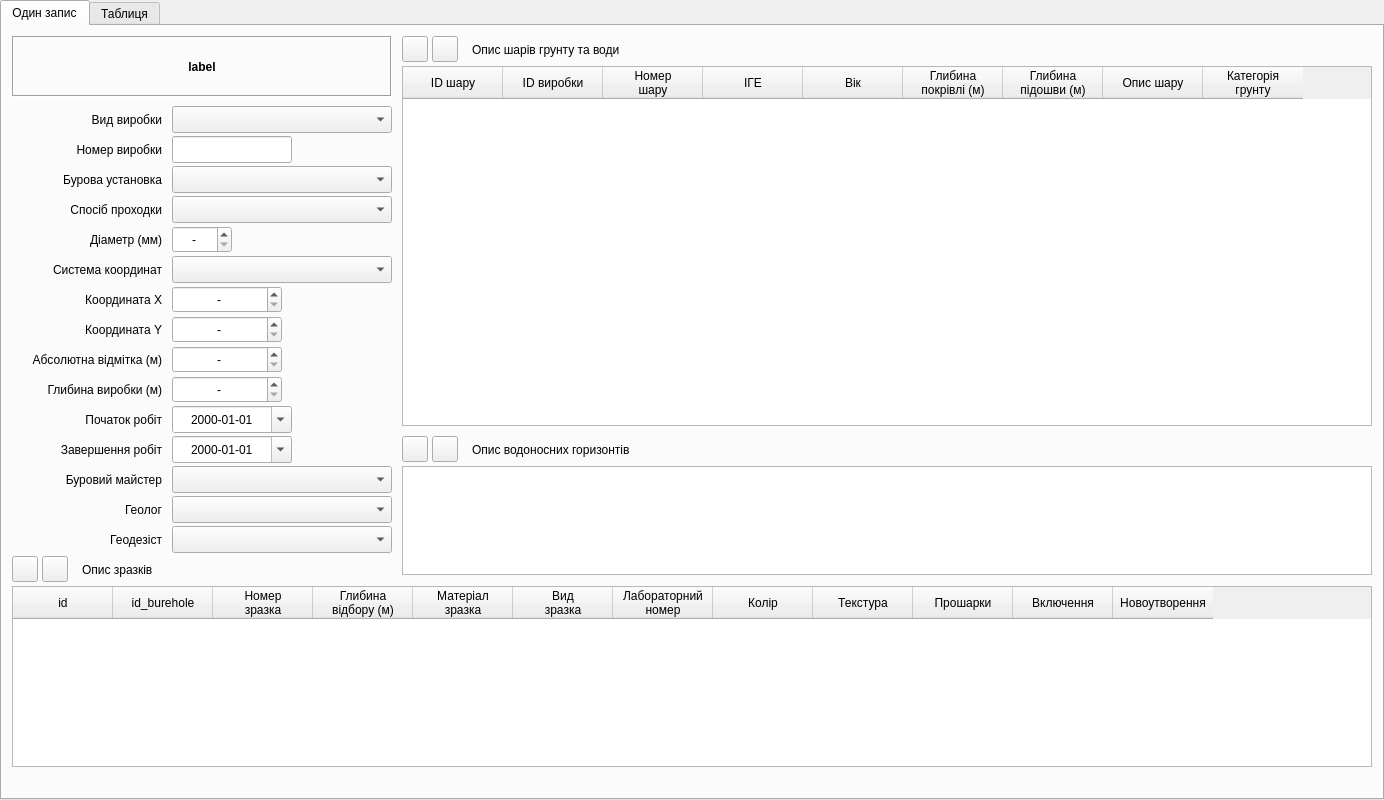
<?xml version="1.0" encoding="UTF-8"?>
<ui version="4.0">
 <class>Burehole_win</class>
 <widget class="QTabWidget" name="Burehole_win">
  <property name="geometry">
   <rect>
    <x>0</x>
    <y>0</y>
    <width>1384</width>
    <height>800</height>
   </rect>
  </property>
  <property name="windowTitle">
   <string>Характеристика виробки</string>
  </property>
  <property name="windowIcon">
   <iconset>
    <normaloff>../icons/16x16/applications-engineering.png</normaloff>../icons/16x16/applications-engineering.png</iconset>
  </property>
  <property name="locale">
   <locale language="Ukrainian" country="Ukraine"/>
  </property>
  <property name="currentIndex">
   <number>0</number>
  </property>
  <widget class="QWidget" name="tab">
   <attribute name="title">
    <string>Один запис</string>
   </attribute>
   <widget class="QToolButton" name="toolButton_3">
    <property name="geometry">
     <rect>
      <x>10</x>
      <y>530</y>
      <width>26</width>
      <height>26</height>
     </rect>
    </property>
    <property name="toolTip">
     <string>Додати рядок до таблиці опису зразків</string>
    </property>
    <property name="statusTip">
     <string>Додавання рядка до таблиці опису зразків</string>
    </property>
    <property name="text">
     <string/>
    </property>
    <property name="icon">
     <iconset>
      <normaloff>../icons/16x16/list-add.png</normaloff>../icons/16x16/list-add.png</iconset>
    </property>
   </widget>
   <widget class="QLabel" name="label_9">
    <property name="geometry">
     <rect>
      <x>10</x>
      <y>350</y>
      <width>150</width>
      <height>27</height>
     </rect>
    </property>
    <property name="text">
     <string>Глибина виробки (м)</string>
    </property>
    <property name="alignment">
     <set>Qt::AlignRight|Qt::AlignTrailing|Qt::AlignVCenter</set>
    </property>
   </widget>
   <widget class="QDoubleSpinBox" name="doubleSpinBox_2">
    <property name="geometry">
     <rect>
      <x>170</x>
      <y>290</y>
      <width>110</width>
      <height>27</height>
     </rect>
    </property>
    <property name="locale">
     <locale language="C" country="AnyCountry"/>
    </property>
    <property name="alignment">
     <set>Qt::AlignCenter</set>
    </property>
    <property name="buttonSymbols">
     <enum>QAbstractSpinBox::UpDownArrows</enum>
    </property>
    <property name="specialValueText">
     <string>-</string>
    </property>
    <property name="minimum">
     <double>0.000000000000000</double>
    </property>
    <property name="maximum">
     <double>9999999.990000000223517</double>
    </property>
    <property name="singleStep">
     <double>0.010000000000000</double>
    </property>
    <property name="value">
     <double>0.000000000000000</double>
    </property>
   </widget>
   <widget class="QLabel" name="label_12">
    <property name="geometry">
     <rect>
      <x>10</x>
      <y>440</y>
      <width>150</width>
      <height>27</height>
     </rect>
    </property>
    <property name="text">
     <string>Буровий майстер</string>
    </property>
    <property name="alignment">
     <set>Qt::AlignRight|Qt::AlignTrailing|Qt::AlignVCenter</set>
    </property>
   </widget>
   <widget class="QLabel" name="label_6">
    <property name="geometry">
     <rect>
      <x>10</x>
      <y>260</y>
      <width>150</width>
      <height>27</height>
     </rect>
    </property>
    <property name="text">
     <string>Координата X</string>
    </property>
    <property name="alignment">
     <set>Qt::AlignRight|Qt::AlignTrailing|Qt::AlignVCenter</set>
    </property>
   </widget>
   <widget class="QLabel" name="label_11">
    <property name="geometry">
     <rect>
      <x>10</x>
      <y>410</y>
      <width>150</width>
      <height>27</height>
     </rect>
    </property>
    <property name="text">
     <string>Завершення робіт</string>
    </property>
    <property name="alignment">
     <set>Qt::AlignRight|Qt::AlignTrailing|Qt::AlignVCenter</set>
    </property>
   </widget>
   <widget class="QDateEdit" name="dateEdit">
    <property name="geometry">
     <rect>
      <x>170</x>
      <y>380</y>
      <width>120</width>
      <height>27</height>
     </rect>
    </property>
    <property name="alignment">
     <set>Qt::AlignCenter</set>
    </property>
    <property name="displayFormat">
     <string>yyyy-MM-dd</string>
    </property>
    <property name="calendarPopup">
     <bool>true</bool>
    </property>
   </widget>
   <widget class="QLabel" name="label_17">
    <property name="geometry">
     <rect>
      <x>80</x>
      <y>530</y>
      <width>91</width>
      <height>27</height>
     </rect>
    </property>
    <property name="text">
     <string>Опис зразків</string>
    </property>
    <property name="alignment">
     <set>Qt::AlignLeading|Qt::AlignLeft|Qt::AlignVCenter</set>
    </property>
   </widget>
   <widget class="QDoubleSpinBox" name="doubleSpinBox_3">
    <property name="geometry">
     <rect>
      <x>170</x>
      <y>320</y>
      <width>110</width>
      <height>27</height>
     </rect>
    </property>
    <property name="locale">
     <locale language="C" country="AnyCountry"/>
    </property>
    <property name="alignment">
     <set>Qt::AlignCenter</set>
    </property>
    <property name="buttonSymbols">
     <enum>QAbstractSpinBox::UpDownArrows</enum>
    </property>
    <property name="specialValueText">
     <string>-</string>
    </property>
    <property name="minimum">
     <double>-10000.000000000000000</double>
    </property>
    <property name="maximum">
     <double>10000.000000000000000</double>
    </property>
    <property name="singleStep">
     <double>0.010000000000000</double>
    </property>
    <property name="value">
     <double>-10000.000000000000000</double>
    </property>
   </widget>
   <widget class="QLabel" name="label_7">
    <property name="geometry">
     <rect>
      <x>10</x>
      <y>290</y>
      <width>150</width>
      <height>27</height>
     </rect>
    </property>
    <property name="text">
     <string>Координата Y</string>
    </property>
    <property name="alignment">
     <set>Qt::AlignRight|Qt::AlignTrailing|Qt::AlignVCenter</set>
    </property>
   </widget>
   <widget class="QDoubleSpinBox" name="doubleSpinBox">
    <property name="geometry">
     <rect>
      <x>170</x>
      <y>260</y>
      <width>110</width>
      <height>27</height>
     </rect>
    </property>
    <property name="locale">
     <locale language="C" country="AnyCountry"/>
    </property>
    <property name="alignment">
     <set>Qt::AlignCenter</set>
    </property>
    <property name="buttonSymbols">
     <enum>QAbstractSpinBox::UpDownArrows</enum>
    </property>
    <property name="specialValueText">
     <string>-</string>
    </property>
    <property name="minimum">
     <double>0.000000000000000</double>
    </property>
    <property name="maximum">
     <double>9999999.990000000223517</double>
    </property>
    <property name="singleStep">
     <double>0.010000000000000</double>
    </property>
    <property name="value">
     <double>0.000000000000000</double>
    </property>
   </widget>
   <widget class="QTableWidget" name="tableStrate">
    <property name="geometry">
     <rect>
      <x>400</x>
      <y>40</y>
      <width>970</width>
      <height>360</height>
     </rect>
    </property>
    <property name="columnCount">
     <number>9</number>
    </property>
    <attribute name="verticalHeaderDefaultSectionSize">
     <number>24</number>
    </attribute>
    <column>
     <property name="text">
      <string>ID шару</string>
     </property>
     <property name="textAlignment">
      <set>AlignCenter</set>
     </property>
    </column>
    <column>
     <property name="text">
      <string>ID виробки</string>
     </property>
     <property name="textAlignment">
      <set>AlignCenter</set>
     </property>
    </column>
    <column>
     <property name="text">
      <string>Номер
шару</string>
     </property>
     <property name="whatsThis">
      <string/>
     </property>
     <property name="textAlignment">
      <set>AlignCenter</set>
     </property>
    </column>
    <column>
     <property name="text">
      <string>ІГЕ</string>
     </property>
     <property name="textAlignment">
      <set>AlignCenter</set>
     </property>
    </column>
    <column>
     <property name="text">
      <string>Вік</string>
     </property>
     <property name="textAlignment">
      <set>AlignCenter</set>
     </property>
    </column>
    <column>
     <property name="text">
      <string>Глибина
покрівлі (м)</string>
     </property>
     <property name="textAlignment">
      <set>AlignCenter</set>
     </property>
    </column>
    <column>
     <property name="text">
      <string>Глибина
підошви (м)</string>
     </property>
     <property name="textAlignment">
      <set>AlignCenter</set>
     </property>
    </column>
    <column>
     <property name="text">
      <string>Опис шару</string>
     </property>
     <property name="textAlignment">
      <set>AlignCenter</set>
     </property>
    </column>
    <column>
     <property name="text">
      <string>Категорія
грунту</string>
     </property>
     <property name="textAlignment">
      <set>AlignCenter</set>
     </property>
    </column>
   </widget>
   <widget class="QLabel" name="label_10">
    <property name="geometry">
     <rect>
      <x>10</x>
      <y>380</y>
      <width>150</width>
      <height>27</height>
     </rect>
    </property>
    <property name="text">
     <string>Початок робіт</string>
    </property>
    <property name="alignment">
     <set>Qt::AlignRight|Qt::AlignTrailing|Qt::AlignVCenter</set>
    </property>
   </widget>
   <widget class="QLabel" name="label_2">
    <property name="geometry">
     <rect>
      <x>10</x>
      <y>80</y>
      <width>150</width>
      <height>27</height>
     </rect>
    </property>
    <property name="text">
     <string>Вид виробки</string>
    </property>
    <property name="alignment">
     <set>Qt::AlignRight|Qt::AlignTrailing|Qt::AlignVCenter</set>
    </property>
   </widget>
   <widget class="QLabel" name="label_4">
    <property name="geometry">
     <rect>
      <x>10</x>
      <y>170</y>
      <width>150</width>
      <height>27</height>
     </rect>
    </property>
    <property name="text">
     <string>Спосіб проходки</string>
    </property>
    <property name="alignment">
     <set>Qt::AlignRight|Qt::AlignTrailing|Qt::AlignVCenter</set>
    </property>
   </widget>
   <widget class="QLabel" name="label_5">
    <property name="geometry">
     <rect>
      <x>10</x>
      <y>200</y>
      <width>150</width>
      <height>27</height>
     </rect>
    </property>
    <property name="text">
     <string>Діаметр (мм)</string>
    </property>
    <property name="alignment">
     <set>Qt::AlignRight|Qt::AlignTrailing|Qt::AlignVCenter</set>
    </property>
   </widget>
   <widget class="QToolButton" name="toolButton_5">
    <property name="geometry">
     <rect>
      <x>400</x>
      <y>410</y>
      <width>26</width>
      <height>26</height>
     </rect>
    </property>
    <property name="toolTip">
     <string>Додати рядок до таблиці опису водоносних горизонтів</string>
    </property>
    <property name="statusTip">
     <string>Додавання рядка до таблиці опису водоносних горизонтів</string>
    </property>
    <property name="text">
     <string/>
    </property>
    <property name="icon">
     <iconset>
      <normaloff>../icons/16x16/list-add.png</normaloff>../icons/16x16/list-add.png</iconset>
    </property>
   </widget>
   <widget class="QComboBox" name="comboBox_5">
    <property name="geometry">
     <rect>
      <x>170</x>
      <y>500</y>
      <width>220</width>
      <height>27</height>
     </rect>
    </property>
   </widget>
   <widget class="QDoubleSpinBox" name="doubleSpinBox_4">
    <property name="geometry">
     <rect>
      <x>170</x>
      <y>350</y>
      <width>110</width>
      <height>27</height>
     </rect>
    </property>
    <property name="locale">
     <locale language="C" country="AnyCountry"/>
    </property>
    <property name="alignment">
     <set>Qt::AlignCenter</set>
    </property>
    <property name="buttonSymbols">
     <enum>QAbstractSpinBox::UpDownArrows</enum>
    </property>
    <property name="specialValueText">
     <string>-</string>
    </property>
    <property name="minimum">
     <double>-0.010000000000000</double>
    </property>
    <property name="maximum">
     <double>999.990000000000009</double>
    </property>
    <property name="singleStep">
     <double>0.010000000000000</double>
    </property>
    <property name="value">
     <double>-0.010000000000000</double>
    </property>
   </widget>
   <widget class="QToolButton" name="toolButton_2">
    <property name="geometry">
     <rect>
      <x>430</x>
      <y>10</y>
      <width>26</width>
      <height>26</height>
     </rect>
    </property>
    <property name="toolTip">
     <string>Вилучити рядок з таблиці опису шарів</string>
    </property>
    <property name="statusTip">
     <string>Вилучення рядка з таблиці опису шарів</string>
    </property>
    <property name="text">
     <string/>
    </property>
    <property name="icon">
     <iconset>
      <normaloff>../icons/16x16/list-remove.png</normaloff>../icons/16x16/list-remove.png</iconset>
    </property>
   </widget>
   <widget class="QLabel" name="label_15">
    <property name="geometry">
     <rect>
      <x>470</x>
      <y>10</y>
      <width>171</width>
      <height>27</height>
     </rect>
    </property>
    <property name="text">
     <string>Опис шарів грунту та води</string>
    </property>
    <property name="alignment">
     <set>Qt::AlignLeading|Qt::AlignLeft|Qt::AlignVCenter</set>
    </property>
   </widget>
   <widget class="QLabel" name="label_13">
    <property name="geometry">
     <rect>
      <x>10</x>
      <y>470</y>
      <width>150</width>
      <height>27</height>
     </rect>
    </property>
    <property name="text">
     <string>Геолог</string>
    </property>
    <property name="alignment">
     <set>Qt::AlignRight|Qt::AlignTrailing|Qt::AlignVCenter</set>
    </property>
   </widget>
   <widget class="QTableWidget" name="tableObrazec">
    <property name="geometry">
     <rect>
      <x>10</x>
      <y>560</y>
      <width>1360</width>
      <height>181</height>
     </rect>
    </property>
    <property name="columnCount">
     <number>12</number>
    </property>
    <attribute name="verticalHeaderDefaultSectionSize">
     <number>24</number>
    </attribute>
    <attribute name="verticalHeaderHighlightSections">
     <bool>true</bool>
    </attribute>
    <column>
     <property name="text">
      <string>id</string>
     </property>
    </column>
    <column>
     <property name="text">
      <string>id_burehole</string>
     </property>
    </column>
    <column>
     <property name="text">
      <string>Номер
зразка</string>
     </property>
     <property name="textAlignment">
      <set>AlignCenter</set>
     </property>
    </column>
    <column>
     <property name="text">
      <string>Глибина
відбору (м)</string>
     </property>
     <property name="textAlignment">
      <set>AlignCenter</set>
     </property>
    </column>
    <column>
     <property name="text">
      <string>Матеріал
зразка</string>
     </property>
     <property name="textAlignment">
      <set>AlignCenter</set>
     </property>
    </column>
    <column>
     <property name="text">
      <string>Вид
зразка</string>
     </property>
     <property name="textAlignment">
      <set>AlignCenter</set>
     </property>
    </column>
    <column>
     <property name="text">
      <string>Лабораторний
номер</string>
     </property>
     <property name="textAlignment">
      <set>AlignCenter</set>
     </property>
    </column>
    <column>
     <property name="text">
      <string>Колір</string>
     </property>
     <property name="textAlignment">
      <set>AlignCenter</set>
     </property>
    </column>
    <column>
     <property name="text">
      <string>Текстура</string>
     </property>
     <property name="textAlignment">
      <set>AlignCenter</set>
     </property>
    </column>
    <column>
     <property name="text">
      <string>Прошарки</string>
     </property>
    </column>
    <column>
     <property name="text">
      <string>Включення</string>
     </property>
     <property name="textAlignment">
      <set>AlignCenter</set>
     </property>
    </column>
    <column>
     <property name="text">
      <string>Новоутворення</string>
     </property>
     <property name="textAlignment">
      <set>AlignCenter</set>
     </property>
    </column>
   </widget>
   <widget class="QToolButton" name="toolButton_4">
    <property name="geometry">
     <rect>
      <x>40</x>
      <y>530</y>
      <width>26</width>
      <height>26</height>
     </rect>
    </property>
    <property name="toolTip">
     <string>Вилучити рядок з таблиці опису зразків</string>
    </property>
    <property name="statusTip">
     <string>Вилучення рядка з таблиці опису зразків</string>
    </property>
    <property name="text">
     <string/>
    </property>
    <property name="icon">
     <iconset>
      <normaloff>../icons/16x16/list-remove.png</normaloff>../icons/16x16/list-remove.png</iconset>
    </property>
   </widget>
   <widget class="QDateEdit" name="dateEdit_2">
    <property name="geometry">
     <rect>
      <x>170</x>
      <y>410</y>
      <width>120</width>
      <height>27</height>
     </rect>
    </property>
    <property name="alignment">
     <set>Qt::AlignCenter</set>
    </property>
    <property name="displayFormat">
     <string>yyyy-MM-dd</string>
    </property>
    <property name="calendarPopup">
     <bool>true</bool>
    </property>
   </widget>
   <widget class="QLabel" name="label_8">
    <property name="geometry">
     <rect>
      <x>10</x>
      <y>320</y>
      <width>150</width>
      <height>27</height>
     </rect>
    </property>
    <property name="text">
     <string>Абсолютна відмітка (м)</string>
    </property>
    <property name="alignment">
     <set>Qt::AlignRight|Qt::AlignTrailing|Qt::AlignVCenter</set>
    </property>
   </widget>
   <widget class="QComboBox" name="comboBox_4">
    <property name="geometry">
     <rect>
      <x>170</x>
      <y>470</y>
      <width>220</width>
      <height>27</height>
     </rect>
    </property>
   </widget>
   <widget class="QComboBox" name="comboBox_3">
    <property name="geometry">
     <rect>
      <x>170</x>
      <y>440</y>
      <width>220</width>
      <height>27</height>
     </rect>
    </property>
   </widget>
   <widget class="QLineEdit" name="lineEdit">
    <property name="geometry">
     <rect>
      <x>170</x>
      <y>110</y>
      <width>120</width>
      <height>27</height>
     </rect>
    </property>
    <property name="alignment">
     <set>Qt::AlignCenter</set>
    </property>
   </widget>
   <widget class="QLabel" name="label_3">
    <property name="geometry">
     <rect>
      <x>10</x>
      <y>110</y>
      <width>150</width>
      <height>27</height>
     </rect>
    </property>
    <property name="text">
     <string>Номер виробки</string>
    </property>
    <property name="alignment">
     <set>Qt::AlignRight|Qt::AlignTrailing|Qt::AlignVCenter</set>
    </property>
   </widget>
   <widget class="QLabel" name="label">
    <property name="geometry">
     <rect>
      <x>10</x>
      <y>10</y>
      <width>380</width>
      <height>61</height>
     </rect>
    </property>
    <property name="font">
     <font>
      <weight>75</weight>
      <bold>true</bold>
     </font>
    </property>
    <property name="locale">
     <locale language="Ukrainian" country="Ukraine"/>
    </property>
    <property name="frameShape">
     <enum>QFrame::Box</enum>
    </property>
    <property name="frameShadow">
     <enum>QFrame::Sunken</enum>
    </property>
    <property name="text">
     <string>label</string>
    </property>
    <property name="alignment">
     <set>Qt::AlignCenter</set>
    </property>
   </widget>
   <widget class="QLabel" name="label_16">
    <property name="geometry">
     <rect>
      <x>470</x>
      <y>410</y>
      <width>191</width>
      <height>27</height>
     </rect>
    </property>
    <property name="text">
     <string>Опис водоносних горизонтів</string>
    </property>
    <property name="alignment">
     <set>Qt::AlignLeading|Qt::AlignLeft|Qt::AlignVCenter</set>
    </property>
   </widget>
   <widget class="QLabel" name="label_14">
    <property name="geometry">
     <rect>
      <x>10</x>
      <y>500</y>
      <width>150</width>
      <height>27</height>
     </rect>
    </property>
    <property name="text">
     <string>Геодезіст</string>
    </property>
    <property name="alignment">
     <set>Qt::AlignRight|Qt::AlignTrailing|Qt::AlignVCenter</set>
    </property>
   </widget>
   <widget class="QComboBox" name="comboBox">
    <property name="geometry">
     <rect>
      <x>170</x>
      <y>80</y>
      <width>220</width>
      <height>27</height>
     </rect>
    </property>
   </widget>
   <widget class="QSpinBox" name="spinBox">
    <property name="geometry">
     <rect>
      <x>170</x>
      <y>200</y>
      <width>60</width>
      <height>27</height>
     </rect>
    </property>
    <property name="alignment">
     <set>Qt::AlignCenter</set>
    </property>
    <property name="specialValueText">
     <string>-</string>
    </property>
    <property name="minimum">
     <number>0</number>
    </property>
    <property name="maximum">
     <number>999</number>
    </property>
   </widget>
   <widget class="QToolButton" name="toolButton">
    <property name="geometry">
     <rect>
      <x>400</x>
      <y>10</y>
      <width>26</width>
      <height>26</height>
     </rect>
    </property>
    <property name="toolTip">
     <string>Додати рядок до таблиці опису шарів</string>
    </property>
    <property name="statusTip">
     <string>Додавання рядка до таблиці опису шарів</string>
    </property>
    <property name="locale">
     <locale language="Ukrainian" country="Ukraine"/>
    </property>
    <property name="text">
     <string/>
    </property>
    <property name="icon">
     <iconset>
      <normaloff>../icons/16x16/list-add.png</normaloff>../icons/16x16/list-add.png</iconset>
    </property>
    <property name="arrowType">
     <enum>Qt::NoArrow</enum>
    </property>
   </widget>
   <widget class="QComboBox" name="comboBox_2">
    <property name="geometry">
     <rect>
      <x>170</x>
      <y>170</y>
      <width>220</width>
      <height>27</height>
     </rect>
    </property>
   </widget>
   <widget class="QToolButton" name="toolButton_6">
    <property name="geometry">
     <rect>
      <x>430</x>
      <y>410</y>
      <width>26</width>
      <height>26</height>
     </rect>
    </property>
    <property name="toolTip">
     <string>Вилучити рядок з таблиці опису водоносних горизонтів</string>
    </property>
    <property name="statusTip">
     <string>Вилучення рядка з таблиці опису водоносних горизонтів</string>
    </property>
    <property name="text">
     <string/>
    </property>
    <property name="icon">
     <iconset>
      <normaloff>../icons/16x16/list-remove.png</normaloff>../icons/16x16/list-remove.png</iconset>
    </property>
   </widget>
   <widget class="QLabel" name="label_18">
    <property name="geometry">
     <rect>
      <x>10</x>
      <y>140</y>
      <width>150</width>
      <height>27</height>
     </rect>
    </property>
    <property name="text">
     <string>Бурова установка</string>
    </property>
    <property name="alignment">
     <set>Qt::AlignRight|Qt::AlignTrailing|Qt::AlignVCenter</set>
    </property>
   </widget>
   <widget class="QComboBox" name="comboBox_6">
    <property name="geometry">
     <rect>
      <x>170</x>
      <y>140</y>
      <width>220</width>
      <height>27</height>
     </rect>
    </property>
   </widget>
   <widget class="QLabel" name="label_19">
    <property name="geometry">
     <rect>
      <x>10</x>
      <y>230</y>
      <width>150</width>
      <height>27</height>
     </rect>
    </property>
    <property name="text">
     <string>Система координат</string>
    </property>
    <property name="alignment">
     <set>Qt::AlignRight|Qt::AlignTrailing|Qt::AlignVCenter</set>
    </property>
   </widget>
   <widget class="QComboBox" name="comboBox_7">
    <property name="geometry">
     <rect>
      <x>170</x>
      <y>230</y>
      <width>220</width>
      <height>27</height>
     </rect>
    </property>
   </widget>
   <widget class="QTableView" name="tableVoda">
    <property name="geometry">
     <rect>
      <x>400</x>
      <y>440</y>
      <width>970</width>
      <height>109</height>
     </rect>
    </property>
    <attribute name="verticalHeaderDefaultSectionSize">
     <number>24</number>
    </attribute>
   </widget>
  </widget>
  <widget class="QWidget" name="tab_2">
   <attribute name="title">
    <string>Таблиця</string>
   </attribute>
   <layout class="QGridLayout" name="gridLayout">
    <item row="0" column="0">
     <widget class="QTableView" name="tableBurehole"/>
    </item>
   </layout>
  </widget>
 </widget>
 <tabstops>
  <tabstop>comboBox</tabstop>
  <tabstop>lineEdit</tabstop>
  <tabstop>comboBox_6</tabstop>
  <tabstop>comboBox_2</tabstop>
  <tabstop>spinBox</tabstop>
  <tabstop>comboBox_7</tabstop>
  <tabstop>doubleSpinBox</tabstop>
  <tabstop>doubleSpinBox_2</tabstop>
  <tabstop>doubleSpinBox_3</tabstop>
  <tabstop>doubleSpinBox_4</tabstop>
  <tabstop>dateEdit</tabstop>
  <tabstop>dateEdit_2</tabstop>
  <tabstop>comboBox_3</tabstop>
  <tabstop>comboBox_4</tabstop>
  <tabstop>comboBox_5</tabstop>
  <tabstop>tableStrate</tabstop>
  <tabstop>toolButton</tabstop>
  <tabstop>toolButton_2</tabstop>
  <tabstop>tableVoda</tabstop>
  <tabstop>toolButton_5</tabstop>
  <tabstop>toolButton_6</tabstop>
  <tabstop>tableObrazec</tabstop>
  <tabstop>toolButton_3</tabstop>
  <tabstop>toolButton_4</tabstop>
  <tabstop>tableBurehole</tabstop>
 </tabstops>
 <resources/>
 <connections/>
</ui>
